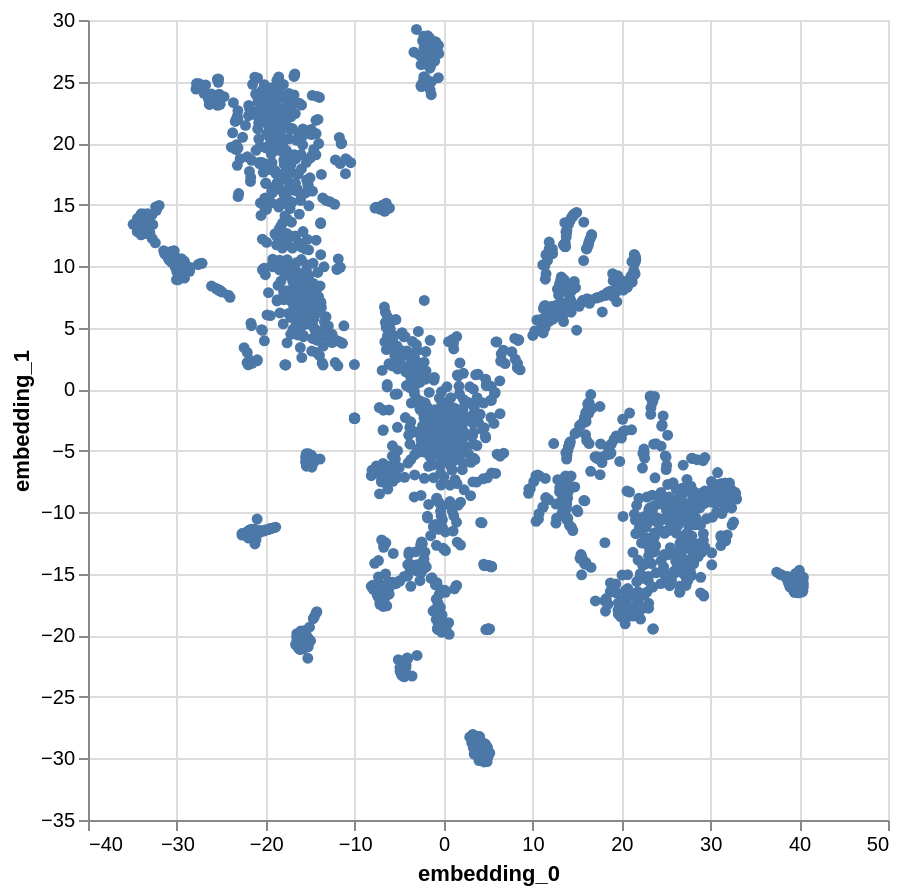

The cell this chart's notebook holds for it:
### Markdown cell above
If we were not visualizing distortion, we could simply make a scatterplot. The result is shown below. There appear to be several diffuse clusters and many smaller threads extending from a more central core. Compared to the perplexity = 80 setting, you can already see qualitative differences in the overall shape of the embedding. This scatterplot seems to spread the core points out more, but without overlaying distortion information, it’s not obvious why these differences arise.

### Code cell
import altair as alt
alt.data_transformers.enable("vegafusion")

alt.Chart(embedding).mark_circle(opacity=1).encode(
    x=alt.X("embedding_0"),
    y=alt.Y("embedding_1")
).properties(width=400, height=400)

### Figure 1 — Vega specification as saved in the notebook (floating-point values rounded to 4 significant figures; data arrays with more than 128 entries replaced by an {"elided": "..."} marker saying what was removed)
{"$schema": "https://vega.github.io/schema/vega/v5.json", "data": [{"name": "source_0", "values": {"elided": "2000 records"}}, {"name": "source_0_x_domain_embedding_0", "values": [{"min": -34.92, "max": 40.48}]}, {"name": "source_0_y_domain_embedding_1", "values": [{"min": -30.28, "max": 29.23}]}], "marks": [{"type": "symbol", "name": "marks", "from": {"data": "source_0"}, "encode": {"update": {"shape": {"value": "circle"}, "fill": {"value": "#4c78a8"}, "y": {"field": "embedding_1", "scale": "y"}, "opacity": {"value": 1}, "x": {"field": "embedding_0", "scale": "x"}}}, "style": ["circle"]}], "scales": [{"name": "x", "type": "linear", "domain": [{"signal": "(data(\"source_0_x_domain_embedding_0\")[0] || {}).min"}, {"signal": "(data(\"source_0_x_domain_embedding_0\")[0] || {}).max"}], "range": [0, {"signal": "width"}], "nice": true, "zero": true}, {"name": "y", "type": "linear", "domain": [{"signal": "(data(\"source_0_y_domain_embedding_1\")[0] || {}).min"}, {"signal": "(data(\"source_0_y_domain_embedding_1\")[0] || {}).max"}], "range": [{"signal": "height"}, 0], "nice": true, "zero": true}], "axes": [{"scale": "x", "domain": false, "orient": "bottom", "grid": true, "labels": false, "aria": false, "gridScale": "y", "tickCount": {"signal": "ceil(width/40)"}, "maxExtent": 0, "zindex": 0, "minExtent": 0, "ticks": false}, {"scale": "y", "minExtent": 0, "grid": true, "ticks": false, "zindex": 0, "aria": false, "maxExtent": 0, "labels": false, "tickCount": {"signal": "ceil(height/40)"}, "domain": false, "orient": "left", "gridScale": "x"}, {"scale": "x", "tickCount": {"signal": "ceil(width/40)"}, "title": "embedding_0", "zindex": 0, "labelFlush": true, "orient": "bottom", "grid": false, "labelOverlap": true}, {"scale": "y", "title": "embedding_1", "orient": "left", "zindex": 0, "grid": false, "labelOverlap": true, "tickCount": {"signal": "ceil(height/40)"}}], "height": 400, "width": 400, "padding": 5, "style": "cell", "background": "white"}
